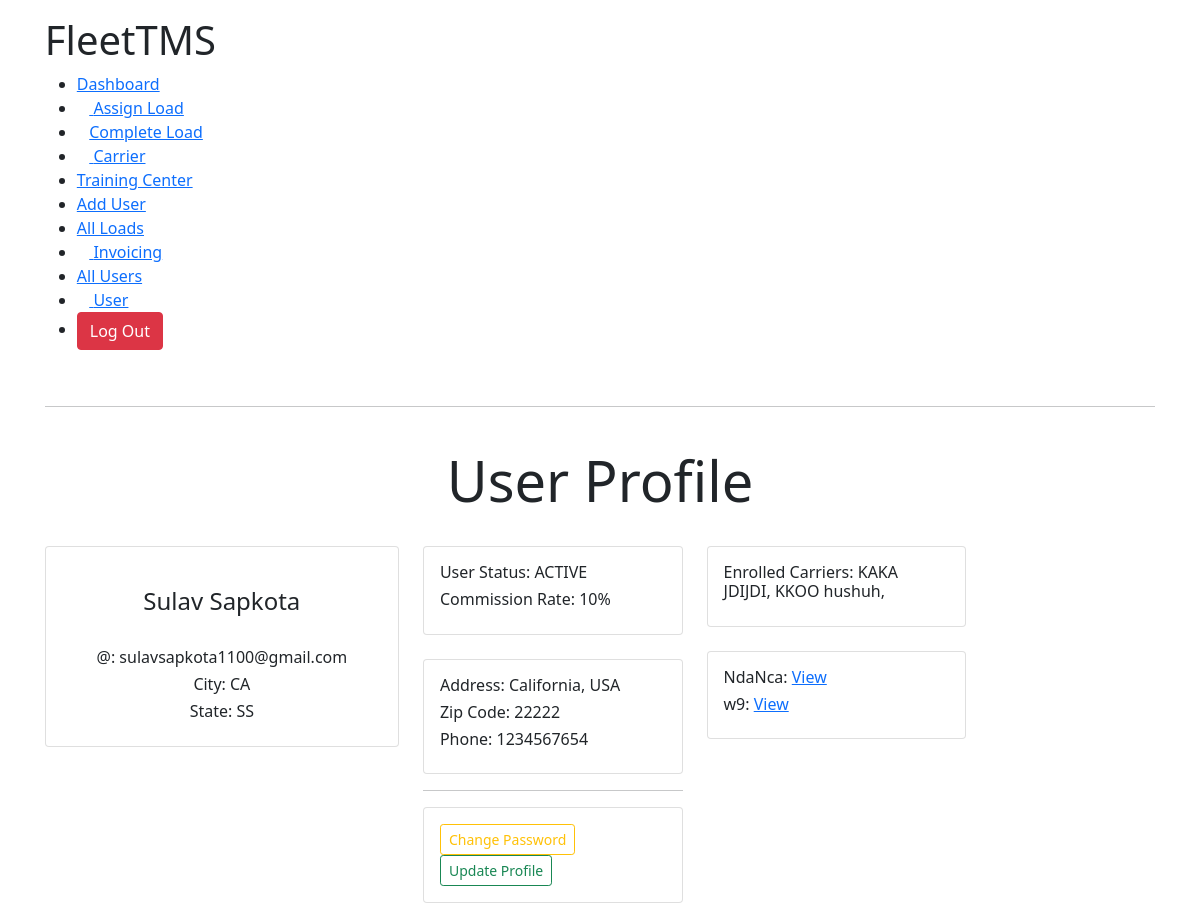
The page /user_info (signed in) on the database its author committed.
### TMSTruck/models.py (models this page shows, shortened)
class Account(models.Model):
	user 					= models.OneToOneField(User, on_delete=models.CASCADE)
	choices 				= [('ACTIVE','ACTIVE'),('INACTIVE','INACTIVE')]
	roleChoice				= [('Trainee','Trainee'),
								('Logistics Manager','Logistics Manager'),
								('Accounting','Accounting'),
								('Hiring Manager','Hiring Manager'),
								('Admin','Admin')]
	Email					= models.EmailField(max_length=100,null=True)
	firstName    			= models.CharField(max_length=100,null=True)
	lastName 				= models.CharField(max_length=100,null=True)
	commissionRate 			= models.IntegerField(null=True)
	address 				= models.CharField(max_length=100,null=True)
	city 					= models.CharField(max_length=100,null=True)
	state 					= models.CharField(max_length=100,null=True)
	zipCode 				= models.IntegerField(null=True)
	Phone 					= models.IntegerField(null=True)
	userStatus 				= models.CharField(max_length=100,choices=choices,default='ACTIVE')
	enrolledCarriers 		= models.TextField(null=True,max_length=3000, blank=True)
	userRole				= models.CharField(null=True,max_length=100,choices=roleChoice,default='Trainee',blank=True)
	ndaNca 					= models.FileField(upload_to=w9UploadFile)
	w9_upload				= models.FileField(upload_to=w9UploadFile,null=True)

### TMSTruck/decorators.py (the view)
        def wrapper(request, *args, **kwargs):
            group = None
            if request.user.groups.exists():
                group = request.user.groups.all()[0].name
            if group in allowed_roles:
                return view_func(request, *args, **kwargs)
            elif group == 'Trainee':
                return redirect("user")
            else:
                return HttpResponse("You are not authorized to visit this page. ")

### TMSTruck/views.py (called while the page is built)
@login_required(login_url="login")
@customRoles(allowed_roles=['Admin','Accounting','Hiring Manager', 'Logistics Manager','Trainee'])
def user_info(request):
	user=request.user
	account = Account.objects.get(user=request.user)
	template = 'TMSTruck/user_info.html'
	context = {
		'user':user,
		'account':account,
		'group':request.user.groups.all()[0].name
	}
	return render(request,template,context)

### TMSTruck/templates/TMSTruck/user_info.html (shortened to what this page needs)
{% extends 'TMSTruck/base.html' %}
{% load static %}
{% load crispy_forms_tags %}
{% block content %}
<!DOCTYPE html>
<html lang="en">
<head>
    <link rel="stylesheet" href="{% static 'css/dashboard.css' %}">
</head>
<body>
    <div class="main-body">
        {% if group == 'Accounting' %}
        {% include 'TMSTruck/navbars/accounting_navbar.html' %}
        {% elif group == 'Admin' %}
        {% include 'TMSTruck/navbars/admin_navbar.html' %}
        {% elif group == 'Hiring Manager' %}
        {% include 'TMSTruck/navbars/hiring_manager_navbar.html' %}
        {% elif group == 'Logistics Manager' %}
        {% include 'TMSTruck/navbars/logistics_manager.html' %}
        {% endif %}
        <hr><br>
        <h1 align='center' class="display-4">User Profile</h1>
<br>
        <div class="row">
            <div class="col-md-4">
                <div class="card">
                    <div class="card-body">
                        <center>
                            <img height="300" src="{% static 'images/profile.png' %}" alt=""><br>
                            <h4 align='center'>{{account.firstName}} {{account.lastName}}</h4>
                            <br>
                            <h6>@: {{user.email}}</h6>
                            <h6>City: {{account.city}}</h6>
                            <h6>State: {{account.state}}</h6>
                        </center>
                    </div>
                </div>
            </div>
            <div class="col-md-3">
                <div class="card">
                    <div class="card-body">
                        <div class="group">
                            <h6>User Status: {{account.userStatus}}</h6>
                            <h6>Commission Rate: {{account.commissionRate}}%</h6>
                        </div>
                    </div>
                </div>
                <br>
                <div class="card">
                    <div class="card-body">
                        <div class="group">
                            <h6>Address: {{account.address}}</h6>
                            <h6>Zip Code: {{account.zipCode}}</h6>
                            <h6>Phone: {{account.Phone}}</h6>
                        </div>
                    </div>
                </div>
<hr>
                <div class="card">
                    <div class="card-body">
                       <a href="{% url 'change_password' %}"><button class="btn btn-outline-warning btn-sm">Change Password</button></a>
                       <a href="{% url 'update_user' %}"><button class="btn btn-outline-success btn-sm">Update Profile</button></a>
                    </div>
                </div>
            </div>
            <div class="col-md-3">
                <div class="card">
                    <div class="card-body">
                        <div class="group">
                            <h6>Enrolled Carriers: {{account.enrolledCarriers}}</h6>
                        </div>
                    </div>
                </div>
                <br>
                <div class="card">
                    <div class="card-body">
                        <div class="group">
                            <h6>NdaNca: <a href="{{account.ndaNca}}">View</a></h6>
                            <h6>w9: <a href="{{account.w9_upload}}">View</a></h6>
                        </div>
                    </div>
                </div>
            </div>
        </div>
    </div>
</body>
</html>
{% endblock %}

### static/css/base.css (style rules this page uses)
* { padding: 0px; margin: 0px; }
.main-body { margin: 1rem 2.8rem; }

### rows shown on the page
Account: firstName "Sulav", lastName "Sapkota", city "CA", state "SS", userStatus "ACTIVE", commissionRate "10", address "California, USA", zipCode "22222", Phone "1234567654", enrolledCarriers "KAKA JDIJDI, KKOO hushuh,"

### other values the page prints
{{ user.email }} "sulavsapkota1100@gmail.com"
